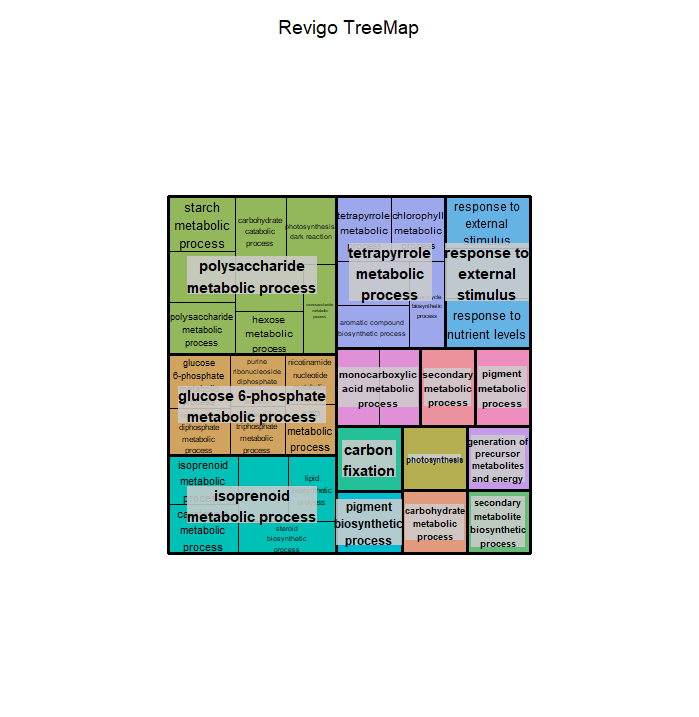

R code for this plot:
# A treemap R script produced by the Revigo server at http://revigo.irb.hr/
# If you found Revigo useful in your work, please cite the following reference:
# Supek F et al. "REVIGO summarizes and visualizes long lists of Gene Ontology
# terms" PLoS ONE 2011. doi:10.1371/journal.pone.0021800

# author: Anton Kratz <anton.kratz@gmail.com>, RIKEN Omics Science Center, Functional Genomics Technology Team, Japan
# created: Fri, Nov 02, 2012  7:25:52 PM
# last change: Fri, Nov 09, 2012  3:20:01 PM

# -----------------------------------------------------------------------------
# If you don't have the treemap package installed, uncomment the following line:
# install.packages( "treemap" );
library(treemap) 								# treemap package by Martijn Tennekes

# Set the working directory if necessary
# setwd("C:/Users/username/workingdir");

# --------------------------------------------------------------------------
# Here is your data from Revigo. Scroll down for plot configuration options.

revigo.names <- c("term_ID","description","frequency","uniqueness","dispensability","representative");
revigo.data <- rbind(c("GO:0005975","carbohydrate metabolic process",5.521546466478484,0.8932091676289861,0.0764469,"carbohydrate metabolic process"),
c("GO:0005976","polysaccharide metabolic process",1.1167319130275588,0.7587800075131528,0.03592384,"polysaccharide metabolic process"),
c("GO:0005982","starch metabolic process",0.017608800701637863,0.8029912286035685,0.62602389,"polysaccharide metabolic process"),
c("GO:0005996","monosaccharide metabolic process",0.908795725671516,0.6448890164413665,0.59519536,"polysaccharide metabolic process"),
c("GO:0016051","carbohydrate biosynthetic process",0.9607174066221332,0.7078024888315818,0.59881341,"polysaccharide metabolic process"),
c("GO:0016052","carbohydrate catabolic process",1.3222932073535736,0.7553004451581359,0.62049982,"polysaccharide metabolic process"),
c("GO:0019318","hexose metabolic process",0.6874284205910277,0.6528204767070758,0.57765858,"polysaccharide metabolic process"),
c("GO:0019685","photosynthesis, dark reaction",0.022531548158839232,0.749149841660499,0.4245138,"polysaccharide metabolic process"),
c("GO:0044042","glucan metabolic process",0.38687140506388396,0.7624625586236576,0.54461487,"polysaccharide metabolic process"),
c("GO:0006091","generation of precursor metabolites and energy",2.62835465282124,0.886279075097649,0.07412192,"generation of precursor metabolites and energy"),
c("GO:0006720","isoprenoid metabolic process",0.5931910685927647,0.7581816352916443,0.08210412,"isoprenoid metabolic process"),
c("GO:0006694","steroid biosynthetic process",0.14729326057246497,0.6961394351733909,0.5060764,"isoprenoid metabolic process"),
c("GO:0008202","steroid metabolic process",0.25984788976451706,0.7268995522344462,0.53200408,"isoprenoid metabolic process"),
c("GO:0008610","lipid biosynthetic process",2.7358634658696603,0.7014902154306217,0.67552632,"isoprenoid metabolic process"),
c("GO:0016116","carotenoid metabolic process",0.0650933565793451,0.7564671905593555,0.53112224,"isoprenoid metabolic process"),
c("GO:0009605","response to external stimulus",1.9406468330502087,0.9674393211874955,0,"response to external stimulus"),
c("GO:0009991","response to extracellular stimulus",0.4148379325099307,0.9457862854002138,0.34739614,"response to external stimulus"),
c("GO:0031667","response to nutrient levels",0.14280956896955455,0.9409166363568738,0.64232317,"response to external stimulus"),
c("GO:0015977","carbon fixation",0.05010558628059554,0.9420582824852353,-0,"carbon fixation"),
c("GO:0015979","photosynthesis",0.23078372268274303,0.9096811547771229,0.02155679,"photosynthesis"),
c("GO:0019748","secondary metabolic process",0.40536164365481797,0.950369841212275,0.02610808,"secondary metabolic process"),
c("GO:0032787","monocarboxylic acid metabolic process",2.668208950140285,0.7196181502622621,0.09910299,"monocarboxylic acid metabolic process"),
c("GO:0006090","pyruvate metabolic process",0.8124529012810852,0.7399649889639006,0.53104456,"monocarboxylic acid metabolic process"),
c("GO:0033013","tetrapyrrole metabolic process",0.8131480730503791,0.7956226943588663,0.08516837,"tetrapyrrole metabolic process"),
c("GO:0015994","chlorophyll metabolic process",0.0535648142234938,0.760621976865457,0.15883951,"tetrapyrrole metabolic process"),
c("GO:0018130","heterocycle biosynthetic process",13.771272921376537,0.6907149679114278,0.53496242,"tetrapyrrole metabolic process"),
c("GO:0019438","aromatic compound biosynthetic process",13.451580388199883,0.691641326415886,0.46012145,"tetrapyrrole metabolic process"),
c("GO:1901362","organic cyclic compound biosynthetic process",14.3966447883804,0.7004045278375222,0.27991849,"tetrapyrrole metabolic process"),
c("GO:0042440","pigment metabolic process",0.5319993219913232,0.9491075173178705,0.02794033,"pigment metabolic process"),
c("GO:0044550","secondary metabolite biosynthetic process",0.30917182357724615,0.8836898644630451,0.02486707,"secondary metabolite biosynthetic process"),
c("GO:0046148","pigment biosynthetic process",0.49384137683658397,0.9229323105411772,0.02723823,"pigment biosynthetic process"),
c("GO:0051156","glucose 6-phosphate metabolic process",0.23190464558347063,0.7374718270908539,0.07415893,"glucose 6-phosphate metabolic process"),
c("GO:0009132","nucleoside diphosphate metabolic process",0.09319293125396481,0.6514518906357555,0.4069663,"glucose 6-phosphate metabolic process"),
c("GO:0009141","nucleoside triphosphate metabolic process",0.762872851553353,0.5924234486005225,0.53683255,"glucose 6-phosphate metabolic process"),
c("GO:0009179","purine ribonucleoside diphosphate metabolic process",0.04863208822414945,0.6235248250295676,0.43566137,"glucose 6-phosphate metabolic process"),
c("GO:0046034","ATP metabolic process",0.4379083219444906,0.5739031369685629,0.61742646,"glucose 6-phosphate metabolic process"),
c("GO:0046496","nicotinamide nucleotide metabolic process",0.561705441950962,0.5740306544942806,0.63271009,"glucose 6-phosphate metabolic process"));

stuff <- data.frame(revigo.data);
names(stuff) <- revigo.names;

stuff$frequency <- as.numeric( as.character(stuff$frequency) );
stuff$uniqueness <- as.numeric( as.character(stuff$uniqueness) );
stuff$dispensability <- as.numeric( as.character(stuff$dispensability) );


# check the tmPlot command documentation for all possible parameters - there are a lot more
treemap(
  stuff,
  index = c("representative","description"),
  vSize = "uniqueness",
  type = "categorical",
  vColor = "representative",
  title = "Revigo TreeMap",
  inflate.labels = FALSE,      # set this to TRUE for space-filling group labels - good for posters
  lowerbound.cex.labels = 0,   # try to draw as many labels as possible (still, some small squares may not get a label)
  position.legend = "none"
)

dev.off()
